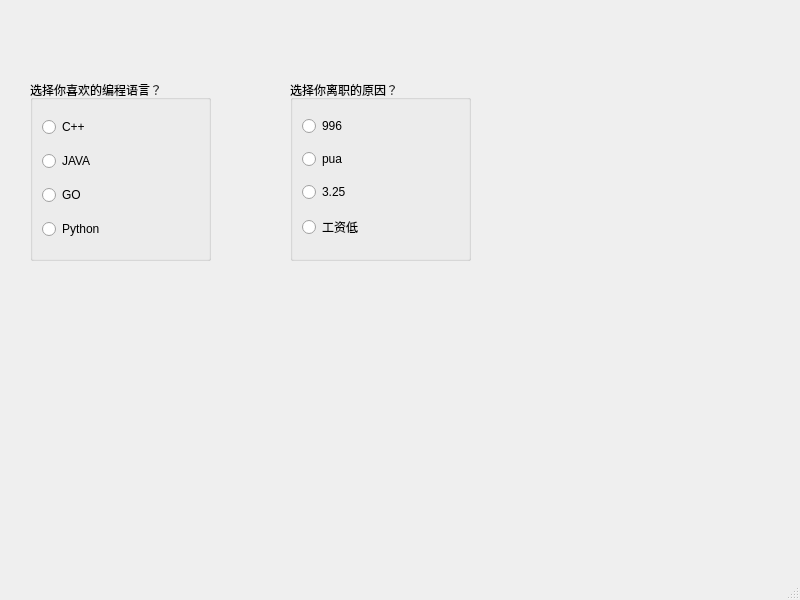
<?xml version="1.0" encoding="UTF-8"?>
<ui version="4.0">
 <class>MainWindow</class>
 <widget class="QMainWindow" name="MainWindow">
  <property name="geometry">
   <rect>
    <x>0</x>
    <y>0</y>
    <width>800</width>
    <height>600</height>
   </rect>
  </property>
  <property name="windowTitle">
   <string>MainWindow</string>
  </property>
  <widget class="QWidget" name="centralwidget">
   <widget class="QGroupBox" name="groupBox">
    <property name="geometry">
     <rect>
      <x>30</x>
      <y>80</y>
      <width>181</width>
      <height>181</height>
     </rect>
    </property>
    <property name="title">
     <string>选择你喜欢的编程语言？</string>
    </property>
    <layout class="QVBoxLayout" name="verticalLayout">
     <item>
      <widget class="QRadioButton" name="radioButton">
       <property name="text">
        <string>C++</string>
       </property>
      </widget>
     </item>
     <item>
      <widget class="QRadioButton" name="radioButton_3">
       <property name="text">
        <string>JAVA</string>
       </property>
      </widget>
     </item>
     <item>
      <widget class="QRadioButton" name="radioButton_2">
       <property name="text">
        <string>GO</string>
       </property>
      </widget>
     </item>
     <item>
      <widget class="QRadioButton" name="radioButton_8">
       <property name="text">
        <string>Python</string>
       </property>
      </widget>
     </item>
    </layout>
   </widget>
   <widget class="QGroupBox" name="groupBox_2">
    <property name="geometry">
     <rect>
      <x>290</x>
      <y>80</y>
      <width>181</width>
      <height>181</height>
     </rect>
    </property>
    <property name="title">
     <string>选择你离职的原因？</string>
    </property>
    <layout class="QVBoxLayout" name="verticalLayout_2">
     <item>
      <widget class="QRadioButton" name="radioButton_4">
       <property name="text">
        <string>996</string>
       </property>
      </widget>
     </item>
     <item>
      <widget class="QRadioButton" name="radioButton_5">
       <property name="text">
        <string>pua</string>
       </property>
      </widget>
     </item>
     <item>
      <widget class="QRadioButton" name="radioButton_6">
       <property name="text">
        <string>3.25</string>
       </property>
      </widget>
     </item>
     <item>
      <widget class="QRadioButton" name="radioButton_7">
       <property name="text">
        <string>工资低</string>
       </property>
      </widget>
     </item>
    </layout>
   </widget>
  </widget>
  <widget class="QMenuBar" name="menubar">
   <property name="geometry">
    <rect>
     <x>0</x>
     <y>0</y>
     <width>800</width>
     <height>24</height>
    </rect>
   </property>
  </widget>
  <widget class="QStatusBar" name="statusbar"/>
 </widget>
 <resources/>
 <connections/>
</ui>
